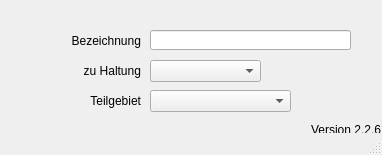
<?xml version="1.0" encoding="UTF-8"?>
<ui version="4.0">
 <class>MainWindow</class>
 <widget class="QMainWindow" name="MainWindow">
  <property name="geometry">
   <rect>
    <x>0</x>
    <y>0</y>
    <width>382</width>
    <height>155</height>
   </rect>
  </property>
  <property name="windowTitle">
   <string>MainWindow</string>
  </property>
  <property name="layoutDirection">
   <enum>Qt::LeftToRight</enum>
  </property>
  <widget class="QWidget" name="centralwidget">
   <widget class="QLabel" name="label_4">
    <property name="geometry">
     <rect>
      <x>50</x>
      <y>30</y>
      <width>91</width>
      <height>21</height>
     </rect>
    </property>
    <property name="text">
     <string>Bezeichnung</string>
    </property>
    <property name="alignment">
     <set>Qt::AlignRight|Qt::AlignTrailing|Qt::AlignVCenter</set>
    </property>
   </widget>
   <widget class="QLineEdit" name="elnam">
    <property name="geometry">
     <rect>
      <x>150</x>
      <y>30</y>
      <width>201</width>
      <height>20</height>
     </rect>
    </property>
    <property name="text">
     <string/>
    </property>
   </widget>
   <widget class="QLabel" name="lb_version">
    <property name="geometry">
     <rect>
      <x>310</x>
      <y>120</y>
      <width>71</width>
      <height>20</height>
     </rect>
    </property>
    <property name="toolTip">
     <string>Version QKan Import</string>
    </property>
    <property name="text">
     <string>Version 2.2.6</string>
    </property>
    <property name="alignment">
     <set>Qt::AlignRight|Qt::AlignTrailing|Qt::AlignVCenter</set>
    </property>
   </widget>
   <widget class="QComboBox" name="haltnam">
    <property name="geometry">
     <rect>
      <x>150</x>
      <y>60</y>
      <width>111</width>
      <height>22</height>
     </rect>
    </property>
   </widget>
   <widget class="QLabel" name="label_20">
    <property name="geometry">
     <rect>
      <x>80</x>
      <y>60</y>
      <width>61</width>
      <height>21</height>
     </rect>
    </property>
    <property name="text">
     <string>zu Haltung</string>
    </property>
    <property name="alignment">
     <set>Qt::AlignRight|Qt::AlignTrailing|Qt::AlignVCenter</set>
    </property>
   </widget>
   <widget class="QComboBox" name="teilgebiet">
    <property name="geometry">
     <rect>
      <x>150</x>
      <y>90</y>
      <width>141</width>
      <height>22</height>
     </rect>
    </property>
   </widget>
   <widget class="QLabel" name="label_22">
    <property name="geometry">
     <rect>
      <x>80</x>
      <y>90</y>
      <width>61</width>
      <height>21</height>
     </rect>
    </property>
    <property name="text">
     <string>Teilgebiet</string>
    </property>
    <property name="alignment">
     <set>Qt::AlignRight|Qt::AlignTrailing|Qt::AlignVCenter</set>
    </property>
   </widget>
  </widget>
  <widget class="QStatusBar" name="statusbar"/>
 </widget>
 <resources/>
 <connections/>
</ui>
